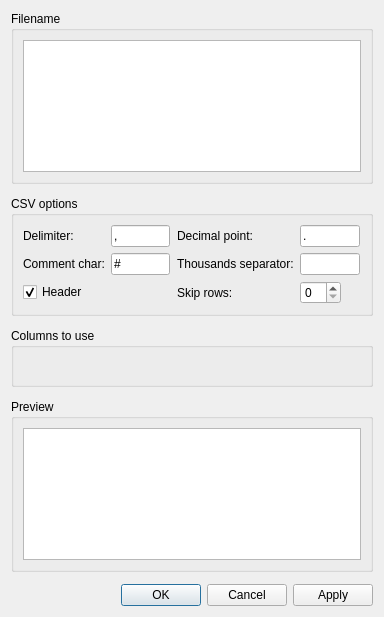
<?xml version="1.0" encoding="UTF-8"?>
<ui version="4.0">
 <class>ImportCsvDialog</class>
 <widget class="QDialog" name="ImportCsvDialog">
  <property name="geometry">
   <rect>
    <x>0</x>
    <y>0</y>
    <width>384</width>
    <height>617</height>
   </rect>
  </property>
  <property name="windowTitle">
   <string>Import CSV</string>
  </property>
  <property name="modal">
   <bool>true</bool>
  </property>
  <layout class="QVBoxLayout" name="verticalLayout">
   <property name="spacing">
    <number>12</number>
   </property>
   <item>
    <widget class="QGroupBox" name="groupBox">
     <property name="sizePolicy">
      <sizepolicy hsizetype="Expanding" vsizetype="Minimum">
       <horstretch>0</horstretch>
       <verstretch>0</verstretch>
      </sizepolicy>
     </property>
     <property name="minimumSize">
      <size>
       <width>0</width>
       <height>150</height>
      </size>
     </property>
     <property name="title">
      <string>Filename</string>
     </property>
     <layout class="QVBoxLayout" name="verticalLayout_3">
      <item>
       <widget class="QTextEdit" name="teFileContents">
        <property name="sizePolicy">
         <sizepolicy hsizetype="Expanding" vsizetype="Expanding">
          <horstretch>0</horstretch>
          <verstretch>0</verstretch>
         </sizepolicy>
        </property>
       </widget>
      </item>
     </layout>
    </widget>
   </item>
   <item>
    <widget class="QGroupBox" name="gridGroupBox">
     <property name="title">
      <string>CSV options</string>
     </property>
     <layout class="QGridLayout" name="gridLayout">
      <item row="2" column="3">
       <widget class="QLabel" name="label_2">
        <property name="text">
         <string>Skip rows:</string>
        </property>
       </widget>
      </item>
      <item row="2" column="4">
       <widget class="QSpinBox" name="sbSkipRows">
        <property name="sizePolicy">
         <sizepolicy hsizetype="Fixed" vsizetype="Fixed">
          <horstretch>0</horstretch>
          <verstretch>0</verstretch>
         </sizepolicy>
        </property>
        <property name="minimumSize">
         <size>
          <width>20</width>
          <height>0</height>
         </size>
        </property>
       </widget>
      </item>
      <item row="1" column="2">
       <spacer name="horizontalSpacer">
        <property name="orientation">
         <enum>Qt::Horizontal</enum>
        </property>
        <property name="sizeHint" stdset="0">
         <size>
          <width>50</width>
          <height>20</height>
         </size>
        </property>
       </spacer>
      </item>
      <item row="0" column="4">
       <widget class="QLineEdit" name="leDecimal">
        <property name="sizePolicy">
         <sizepolicy hsizetype="Fixed" vsizetype="Fixed">
          <horstretch>0</horstretch>
          <verstretch>0</verstretch>
         </sizepolicy>
        </property>
        <property name="minimumSize">
         <size>
          <width>20</width>
          <height>0</height>
         </size>
        </property>
        <property name="text">
         <string>.</string>
        </property>
        <property name="maxLength">
         <number>1</number>
        </property>
       </widget>
      </item>
      <item row="0" column="0">
       <widget class="QLabel" name="label_4">
        <property name="text">
         <string>Delimiter:</string>
        </property>
       </widget>
      </item>
      <item row="0" column="3">
       <widget class="QLabel" name="label_5">
        <property name="text">
         <string>Decimal point:</string>
        </property>
       </widget>
      </item>
      <item row="1" column="1">
       <widget class="QLineEdit" name="leComment">
        <property name="sizePolicy">
         <sizepolicy hsizetype="Fixed" vsizetype="Fixed">
          <horstretch>0</horstretch>
          <verstretch>0</verstretch>
         </sizepolicy>
        </property>
        <property name="minimumSize">
         <size>
          <width>20</width>
          <height>0</height>
         </size>
        </property>
        <property name="text">
         <string>#</string>
        </property>
        <property name="maxLength">
         <number>1</number>
        </property>
       </widget>
      </item>
      <item row="1" column="0">
       <widget class="QLabel" name="label_3">
        <property name="text">
         <string>Comment char:</string>
        </property>
       </widget>
      </item>
      <item row="0" column="1">
       <widget class="QLineEdit" name="leSep">
        <property name="sizePolicy">
         <sizepolicy hsizetype="Fixed" vsizetype="Fixed">
          <horstretch>0</horstretch>
          <verstretch>0</verstretch>
         </sizepolicy>
        </property>
        <property name="minimumSize">
         <size>
          <width>20</width>
          <height>0</height>
         </size>
        </property>
        <property name="text">
         <string>,</string>
        </property>
        <property name="maxLength">
         <number>1</number>
        </property>
       </widget>
      </item>
      <item row="1" column="3">
       <widget class="QLabel" name="label_6">
        <property name="text">
         <string>Thousands separator:</string>
        </property>
       </widget>
      </item>
      <item row="1" column="4">
       <widget class="QLineEdit" name="leThousands">
        <property name="sizePolicy">
         <sizepolicy hsizetype="Fixed" vsizetype="Fixed">
          <horstretch>0</horstretch>
          <verstretch>0</verstretch>
         </sizepolicy>
        </property>
        <property name="minimumSize">
         <size>
          <width>20</width>
          <height>0</height>
         </size>
        </property>
        <property name="maxLength">
         <number>1</number>
        </property>
       </widget>
      </item>
      <item row="2" column="0" colspan="2">
       <widget class="QCheckBox" name="cbHeader">
        <property name="text">
         <string>Header</string>
        </property>
        <property name="checked">
         <bool>true</bool>
        </property>
       </widget>
      </item>
      <item row="1" column="5">
       <spacer name="horizontalSpacer_2">
        <property name="orientation">
         <enum>Qt::Horizontal</enum>
        </property>
        <property name="sizeHint" stdset="0">
         <size>
          <width>50</width>
          <height>20</height>
         </size>
        </property>
       </spacer>
      </item>
     </layout>
    </widget>
   </item>
   <item>
    <widget class="QGroupBox" name="gbColumns">
     <property name="minimumSize">
      <size>
       <width>0</width>
       <height>59</height>
      </size>
     </property>
     <property name="title">
      <string>Columns to use</string>
     </property>
    </widget>
   </item>
   <item>
    <widget class="QGroupBox" name="groupBox_2">
     <property name="title">
      <string>Preview</string>
     </property>
     <layout class="QVBoxLayout" name="verticalLayout_2">
      <item>
       <widget class="QTableWidget" name="twPreview"/>
      </item>
     </layout>
    </widget>
   </item>
   <item>
    <widget class="QDialogButtonBox" name="buttonBox">
     <property name="standardButtons">
      <set>QDialogButtonBox::Apply|QDialogButtonBox::Cancel|QDialogButtonBox::Ok</set>
     </property>
    </widget>
   </item>
  </layout>
 </widget>
 <resources/>
 <connections/>
</ui>
